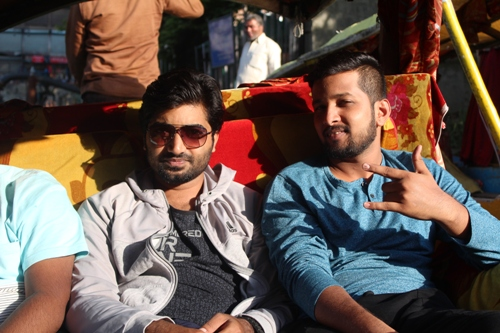
#> input picture images/img1.JPG, 500 x 333 px
$ python translation.py --image ../images/img1.JPG
#> lines starting #> are read from the running program, lines starting #| are printed output that depends on the picture
import cv2
import argparse
import imutils
import numpy as np


#constrct the argument parser to parse the argument

ap = argparse.ArgumentParser()
ap.add_argument("-i", "--image", required=True, help="Path to the image")
args = vars(ap.parse_args())

#load the iamge and show it
image=cv2.imread(args["image"])
#> image is the input picture: shape (333, 500, 3); mean B, G, R 78.5, 86.1, 102.3
cv2.imshow("Image",image)

# NOTE: Translating (shifting) an image is given by a NumPy matrix in
# the form:
#	[[1, 0, shiftX], [0, 1, shiftY]]
# You simply need to specify how many pixels you want to shift the image
# in the X and Y direction -- let's translate the image 25 pixels to the
# right and 50 pixels down
M=np.float32([[1,0,25],[0,1,50]])

shifted=cv2.warpAffine(image,M,(image.shape[1],image.shape[0]))
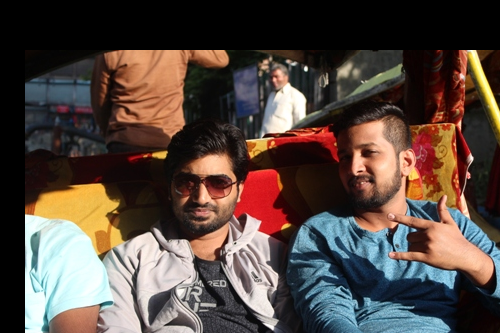
#> shifted: shape (333, 500, 3); mean B, G, R 64.8, 71.8, 85.9

cv2.imshow("Shifted down and right",shifted)

cv2.waitKey(0)


# now, let's shift the image 50 pixels to the left and 90 pixels up, we
# accomplish this using negative values

N=np.float32([[1,0,-50],[0,1,-90]])

shifted=cv2.warpAffine(image,N,(image.shape[1],image.shape[0]))
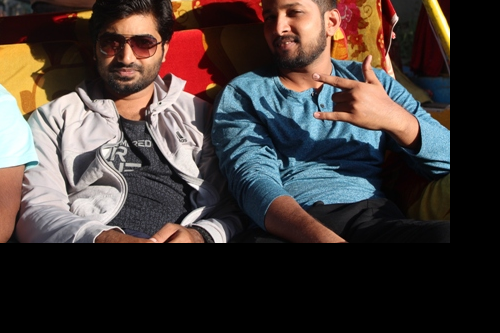
#> shifted: shape (333, 500, 3); mean B, G, R 54.9, 58.2, 68.2

cv2.imshow("shifted left and up",shifted)

cv2.waitKey(0)

#Left 100 pixels
shifted=imutils.translate(image,100,100)
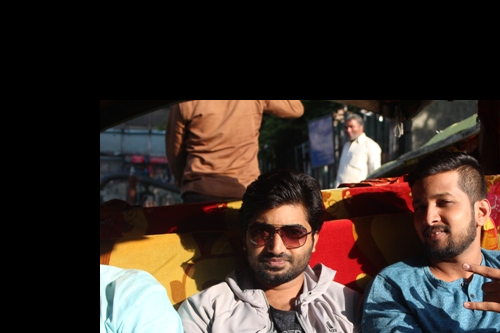
#> shifted: shape (333, 500, 3); mean B, G, R 41.7, 47.4, 59.3
cv2.imshow("Imutils_translate",shifted)
cv2.waitKey(0)

$ run again, on images/rooster.jpg
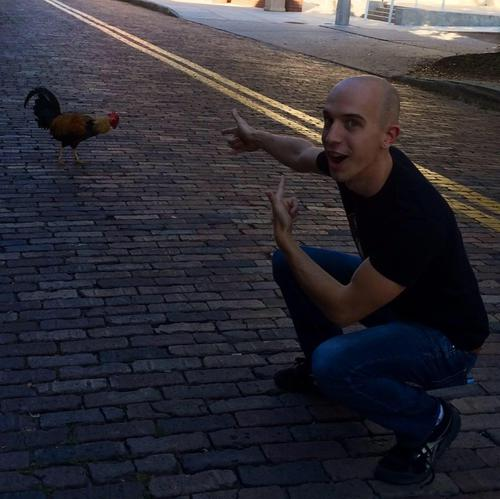
#> input picture images/rooster.jpg, 500 x 499 px
#> image is the input picture: shape (499, 500, 3); mean B, G, R 52.8, 45.3, 47.5
#> `shifted=cv2.warpAffine(image,N,(image.shape[1],image.shape[0]))`:
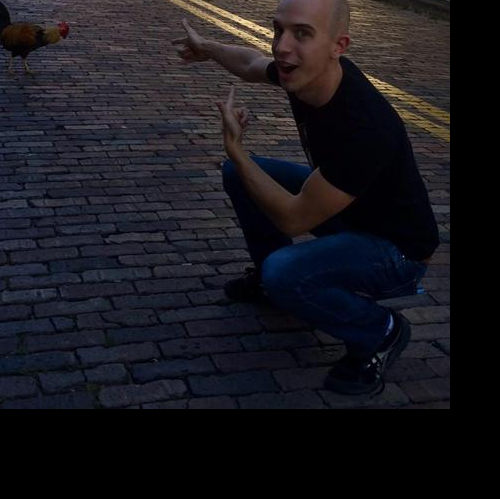
#> shifted: shape (499, 500, 3); mean B, G, R 29.6, 23.8, 25.1
#> `shifted=imutils.translate(image,100,100)`:
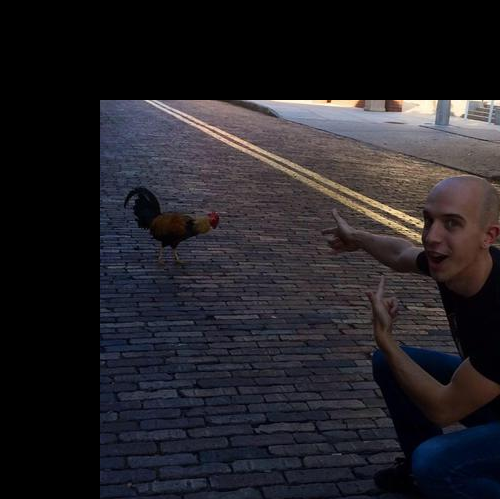
#> shifted: shape (499, 500, 3); mean B, G, R 38.1, 33.3, 35.6

$ run again, on images/beach.png
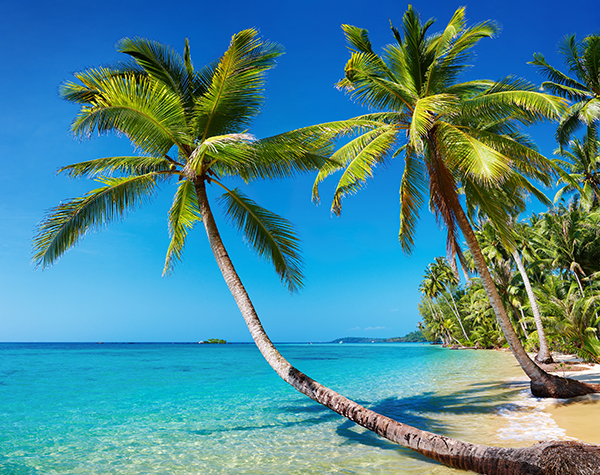
#> input picture images/beach.png, 600 x 475 px
#> image is the input picture: shape (475, 600, 3); mean B, G, R 148.4, 136.5, 73.3
#> `shifted=cv2.warpAffine(image,N,(image.shape[1],image.shape[0]))`:
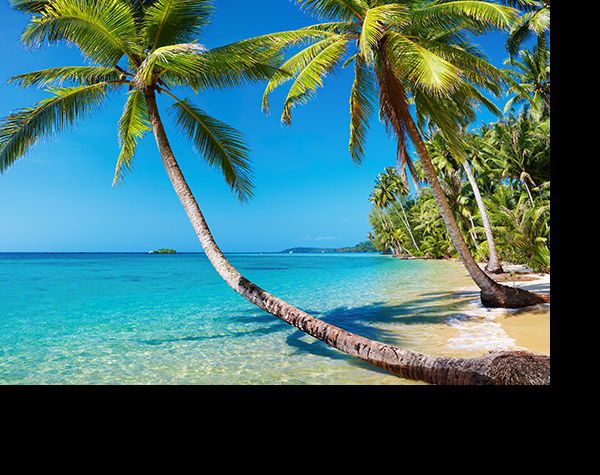
#> shifted: shape (475, 600, 3); mean B, G, R 107.1, 107.2, 62.5
#> `shifted=imutils.translate(image,100,100)`:
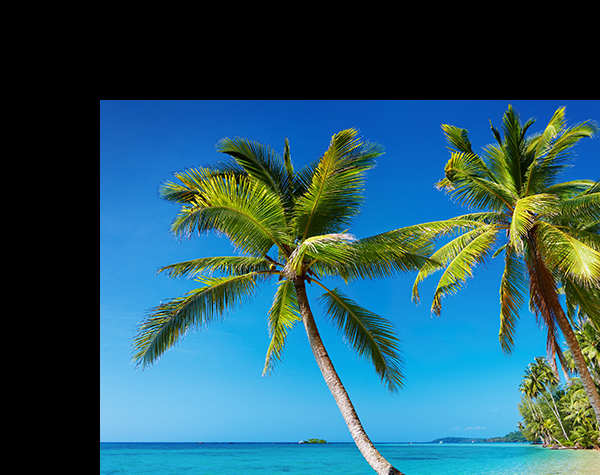
#> shifted: shape (475, 600, 3); mean B, G, R 102, 87.7, 40.2
